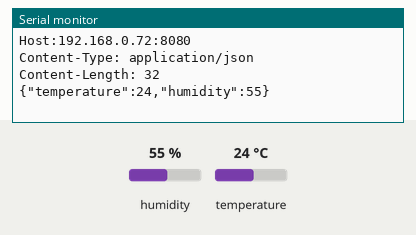
This sketch was run on a simulated ESP8266 (NodeMCU). Parts: the last lines printed to the serial monitor. The inputs (shaded band) are chosen by the test bench; at power-on: humidity 55 %, temperature 24 °C. WiFi joins after 1.5 s; servers stay silent unless stated.

Above: at 3.2 s.
3.3 s: humidity set to 22 %
At 5.5 s:
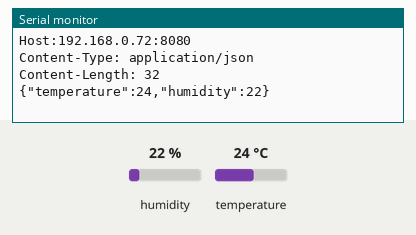
6.7 s: temperature set to 12 °C
At 8.6 s:
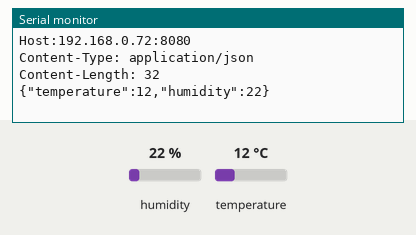
10.1 s: humidity set to 40 %
At 13.2 s:
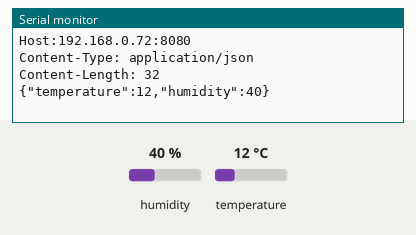
Timing chart, 0 to 14.7 s (numbered marks = the images above; inputs shaded):
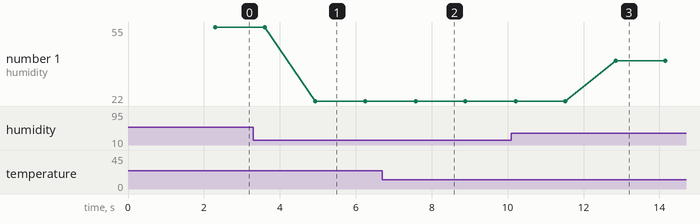

The sketch:

DHT11.ino
```cpp
#include <ESP8266WiFi.h>
#include <ESP8266WebServer.h>
#include <ESP8266mDNS.h>
#include <WiFiClient.h>
#include <SoftwareSerial.h>
#include <Servo.h>
#include <ArduinoJson.h> //5.13.2 버전

#include "DHT.h"
#define DHTPIN D2
#define DHTTYPE DHT11

/*  WL_NO_SSID_AVAIL = 1 AP 이름 오류
 *  WL_CONNECTED = 3 연결성공
 *  WL_CONNECT_FAILED = 4 연결실패
 *  WL_CONNECTION_LOST = 5 연결 끊김
 *  WL_DISCONNECTED = 6 연결안됨
 */

const String productID = "sixfinger1";

char* ssid = "tjoeun604";
char* password = "029381119";

String jsondata = "";
int humidity = 0;
int temperature = 0;

char server_address[] = "192.168.0.72";
char sendData_uri[] = "/sixfinger/receiveArduino";

StaticJsonBuffer<200> jsonBuffer;
JsonObject& root = jsonBuffer.createObject();

WiFiClient client;
DHT dht(DHTPIN, DHTTYPE);

//와이파이 연결
void connectToWiFi(){
  WiFi.begin(ssid, password);
  while(WiFi.status() == WL_DISCONNECTED){
    Serial.println("\nWiFi.status() >>>>>>>>>" + (String)WiFi.status());
    delay(1000);
  }
  if(WiFi.status() == WL_CONNECTED){
    Serial.println("\nConnected");
    Serial.print("IP address: ");
    Serial.print(WiFi.localIP());
  }else{
    Serial.println("\nFailed");
 }
}

//온 습도 서버한테 보냄
void sendTemp(){
  root["temperature"] = temperature;
  root["humidity"] = humidity;
  root.printTo(jsondata);
  //Serial.println(jsondata);
  if(client.connect(server_address, 8080)){
    client.print(String("POST ") + sendData_uri + String("?id=") + productID);
    client.println(" HTTP/1.1");
    client.println(String("Host:") + server_address + String(":8080"));
    client.println("Content-Type: application/json");
    client.print("Content-Length: ");
    client.println(jsondata.length());
    client.println();
    client.print(jsondata);
    client.println();
  }
  Serial.print(String("POST ") + sendData_uri + String("?id=") + productID);
  Serial.println(" HTTP/1.1");
  Serial.println(String("Host:") + server_address + String(":8080"));
  Serial.println("Content-Type: application/json");
  Serial.print("Content-Length: ");
  Serial.println(jsondata.length());
  Serial.println();
  Serial.print(jsondata);
  Serial.println();
  jsondata = "";
}

void setTemp(){
  humidity = dht.readHumidity();
  temperature = dht.readTemperature();
}

void setup(){
  Serial.begin(9600);
  connectToWiFi();
}

void loop(){
  if(WiFi.status() == WL_CONNECTED){
    setTemp();
    sendTemp();
    delay(1000);
  }
}
```

Measured:
- after the input at 3.3 s, the serial monitor: prints a new line after 1.6 s (image 1)
- after the input at 6.7 s, the serial monitor: prints a new line after 0.87 s (image 2)
- after the input at 10.1 s, the serial monitor: prints a new line after 2.8 s (image 3)
- plotted number 1: 55 → 22 after the input at 3.3 s, 22 → 40 after the input at 10.1 s
